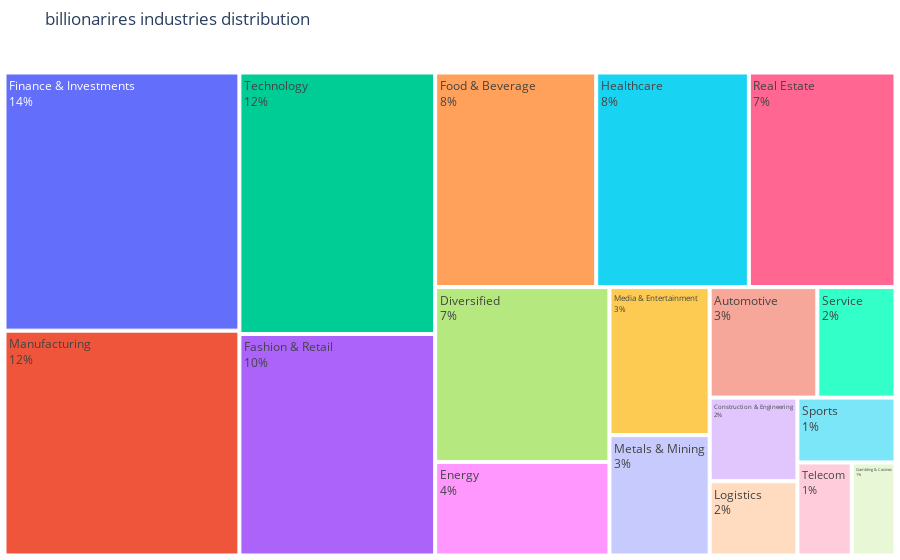

Notebook source saved alongside this figure:
### Markdown cell above
# (4) create a treemap of industries of billionaires

### Code cell
industriesPipeline=df["industries"].value_counts().reset_index()
industriestree = px.treemap(industiresPipeline,path=["industries"],values="count",
                           title="billionarires industries distribution")
industriestree.update_traces(textinfo="label+percent entry")
industriestree.update_layout(margin=dict(t=50,l=0,r=0,b=0))
industriestree.show()

### Figure 1 — Plotly figure (JSON) as saved in the notebook; plotly's stock layout.template omitted (floating-point values rounded to 4 significant figures)
{"data": [{"branchvalues": "total", "domain": {"x": [0, 1], "y": [0, 1]}, "hovertemplate": "labels=%{label}<br>count=%{value}<br>parent=%{parent}<br>id=%{id}<extra></extra>", "ids": ["Automotive", "Construction & Engineering", "Diversified", "Energy", "Fashion & Retail", "Finance & Investments", "Food & Beverage", "Gambling & Casinos", "Healthcare", "Logistics", "Manufacturing", "Media & Entertainment", "Metals & Mining", "Real Estate", "Service", "Sports", "Technology", "Telecom"], "labels": ["Automotive", "Construction & Engineering", "Diversified", "Energy", "Fashion & Retail", "Finance & Investments", "Food & Beverage", "Gambling & Casinos", "Healthcare", "Logistics", "Manufacturing", "Media & Entertainment", "Metals & Mining", "Real Estate", "Service", "Sports", "Technology", "Telecom"], "name": "", "parents": ["", "", "", "", "", "", "", "", "", "", "", "", "", "", "", "", "", ""], "textinfo": "label+percent entry", "type": "treemap", "values": [73, 45, 187, 100, 266, 372, 212, 25, 201, 40, 324, 91, 74, 193, 53, 39, 314, 31]}], "layout": {"autosize": true, "legend": {"tracegroupgap": 0}, "margin": {"b": 0, "l": 0, "r": 0, "t": 50}, "title": {"text": "billionarires industries distribution"}}}
